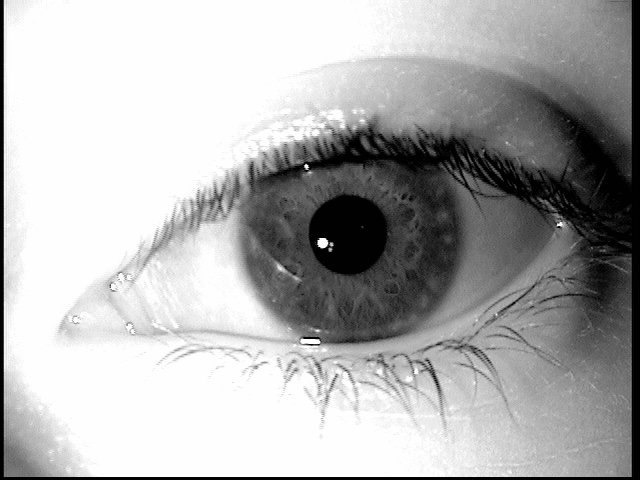
#> input picture iris1.jpg, 640 x 480 px
$ python main.py
#> lines starting #> are read from the running program, lines starting #| are printed output that depends on the picture; after the words box and inside, x2 and y2 are one past the last pixel; in counts of white or black regions, pixels touching at a corner belong together
import cv2
import numpy as np

# Our images
img1 = [r"iris1.jpg", 70, 100]
img2 = [r"iris2.jpg", 50, 70]
img3 = [r"iris3.jpg", 60, 100]
img4 = [r"iris4.jpg", 60, 50]
img5 = [r"iris5.jpg", 90, 110]
img6 = [r"iris6.jpg", 80, 80]

# Array to hold images
imgArr = [img1, img2, img3, img4, img5, img6]

for i in imgArr:

    # Preprocess image
    img = cv2.imread(i[0],0)
#> img is the input picture: shape (480, 640); min 0, max 255, mean 175.3
    img = cv2.medianBlur(img,5)
    img2 = cv2.imread(i[0])
    cimg = cv2.cvtColor(img,cv2.COLOR_GRAY2BGR)

    # Blank image used for cropping
    height, width = img.shape
#> height = 480; width = 640
    mask = np.zeros((height, width), np.uint8)

    # Use Hough transform for finding circles
    circles = cv2.HoughCircles(img,cv2.HOUGH_GRADIENT,1,20,
                                param1=i[1],param2=i[2],minRadius=0,maxRadius=0)
#> circles = [[351.5, 231.5, 111.9]]

    circles = np.uint16(np.around(circles))
#> circles = [[352, 232, 112]]

    # cirlces gives an array of center(x,y) and radius
    for j in circles[0,:]:

        # draw the outer circle
        cv2.circle(cimg,(j[0],j[1]),j[2],(0,255,0),2)

        # draw the center of the circle
        cv2.circle(cimg,(j[0],j[1]),2,(0,0,255),3)

        # Apply mask for cropping
        cv2.circle(mask, (j[0], j[1]), j[2], (255, 255, 255), -1)
        masked_data = cv2.bitwise_and(cimg, cimg, mask=mask)

        # Apply Threshold for cropping
        _, thresh = cv2.threshold(mask, 1, 255, cv2.THRESH_BINARY)

        # Use contours for cropping
        cnt = cv2.findContours(thresh, cv2.RETR_EXTERNAL, cv2.CHAIN_APPROX_SIMPLE)[0]

        # Our bounding box
        x, y, w, h = cv2.boundingRect(cnt[0])

        # Our new image with mask
        crop = masked_data[y:y + h, x:x + w]

        # Now we convert to polar coordinates
        value = np.sqrt(((crop.shape[0] / 2.0) ** 2.0) + ((crop.shape[1] / 2.0) ** 2.0))

        polar_image = cv2.linearPolar(crop, (crop.shape[0] / 2, crop.shape[1] / 2), value, cv2.WARP_FILL_OUTLIERS)

        polar_image = polar_image.astype(np.uint8)

        # Combine polar and cartesian coordinates
        frame = np.concatenate((crop, polar_image), axis=1)

        # Show the final image
        cv2.imshow("Iris", frame)
#> this loop made 1 pass
#> (j, x, y, w, h, value) on pass 1: ([352, 232, 112], 240, 120, 225, 225, 159.1)
#> pass 1, `masked_data = cv2.bitwise_and(cimg, cimg, mask=mask)`:
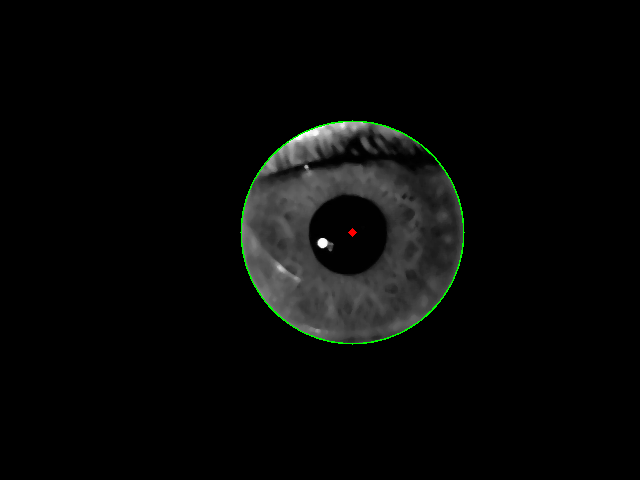
#> masked_data: shape (480, 640, 3); mean B, G, R 7.4, 8.2, 7.4
#> pass 1, `_, thresh = cv2.threshold(mask, 1, 255, cv2.THRESH_BINARY)`:
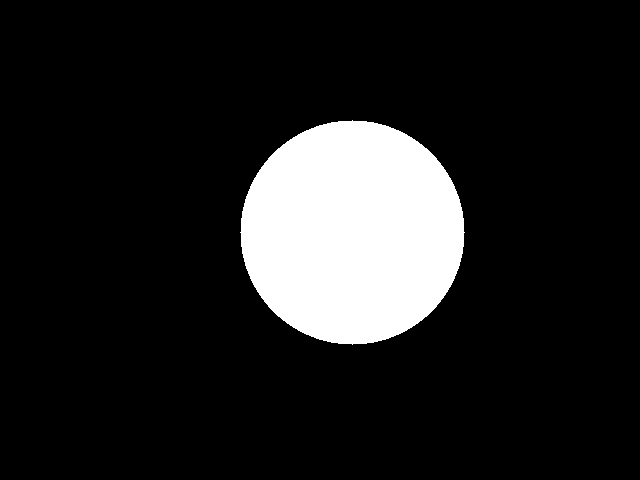
#> thresh: shape (480, 640); 12.8% white; 1 white region, box (x1, y1, x2, y2) and area: (240, 120, 465, 345) 39381
#> pass 1, `crop = masked_data[y:y + h, x:x + w]`:
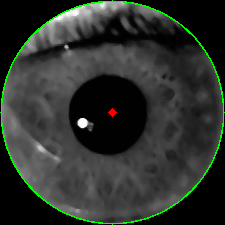
#> crop: shape (225, 225, 3); mean B, G, R 44.7, 50, 44.9
#> pass 1, `polar_image = cv2.linearPolar(crop, (crop.shape[0] / 2, crop.shape[1] ..`:
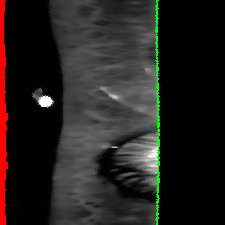
#> polar_image: shape (225, 225, 3); mean B, G, R 30.3, 32.7, 36.6
#> after the loop:
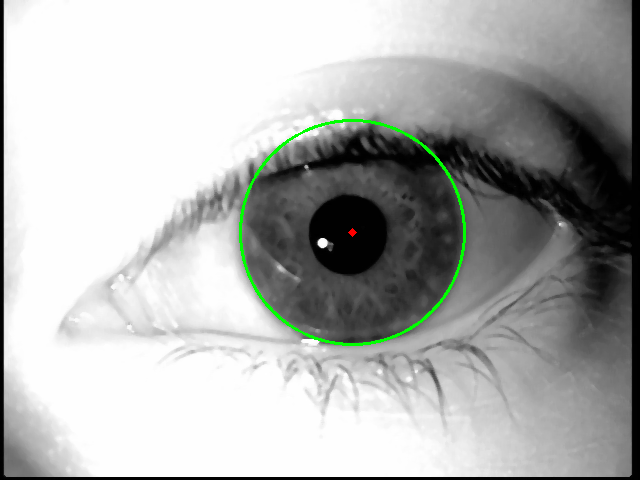
#> cimg: shape (480, 640, 3); mean B, G, R 174.7, 176.4, 174.7

    # Wait for user input to destroy window
    cv2.waitKey(0)
    cv2.destroyAllWindows()
#> pass 2 of the loop `for i in imgArr:`:
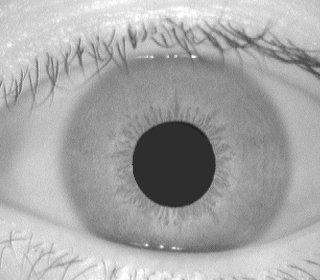
#> input picture iris2.jpg, 320 x 280 px
#> img is the input picture: shape (280, 320); min 24, max 255, mean 166.5
#> `circles = cv2.HoughCircles(img,cv2.HOUGH_GRADIENT,1,20, param1=i[1],pa..`: circles = [[175.5, 159.5, 112.1]]
#> `circles = np.uint16(np.around(circles))`: circles = [[176, 160, 112]]
#> the loop `for j in circles[0,:]:` made 1 pass
#> (j, x, y, w, h, value) on pass 1: ([176, 160, 112], 64, 48, 225, 225, 159.1)
#> pass 1, `_, thresh = cv2.threshold(mask, 1, 255, cv2.THRESH_BINARY)`:
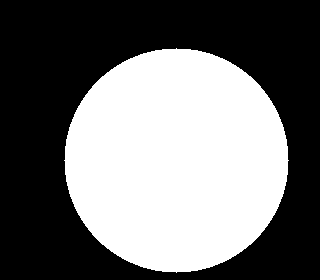
#> thresh: shape (280, 320); 44% white; 1 white region, box (x1, y1, x2, y2) and area: (64, 48, 289, 273) 39381
#> after the loop `for j in circles[0,:]:`:
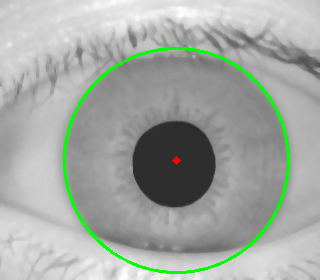
#> cimg: shape (280, 320, 3); mean B, G, R 162.6, 168.8, 162.8
#> pass 3 of the loop `for i in imgArr:`:
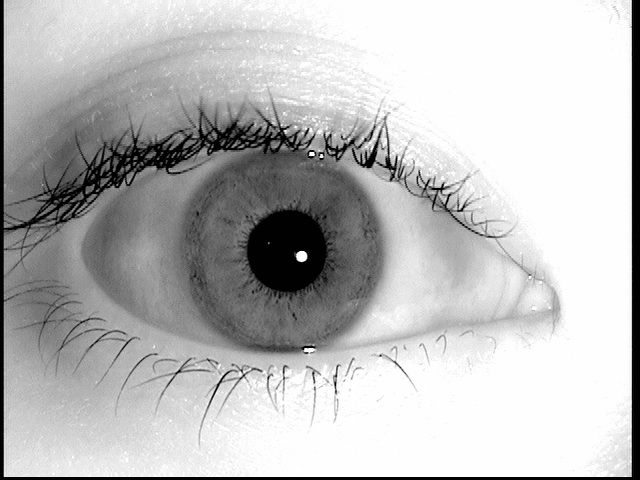
#> input picture iris3.jpg, 640 x 480 px
#> img is the input picture: shape (480, 640); min 0, max 255, mean 188.1
#> `circles = cv2.HoughCircles(img,cv2.HOUGH_GRADIENT,1,20, param1=i[1],pa..`: circles = [[280.5, 250.5, 103]]
#> `circles = np.uint16(np.around(circles))`: circles = [[280, 250, 103]]
#> the loop `for j in circles[0,:]:` made 1 pass
#> (j, x, y, w, h, value) on pass 1: ([280, 250, 103], 177, 147, 207, 207, 146.4)
#> pass 1, `_, thresh = cv2.threshold(mask, 1, 255, cv2.THRESH_BINARY)`:
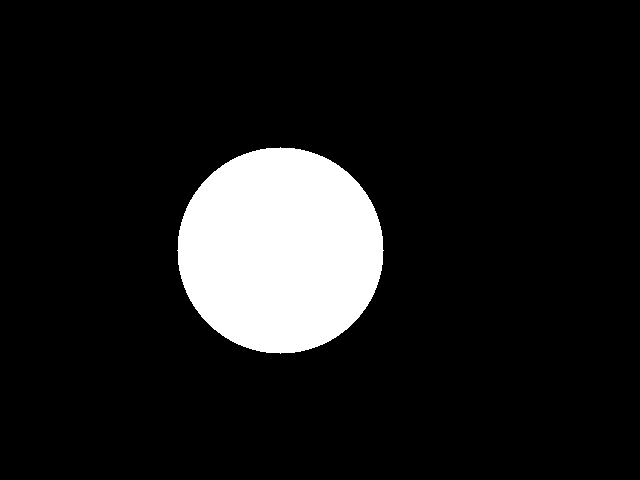
#> thresh: shape (480, 640); 10.8% white; 1 white region, box (x1, y1, x2, y2) and area: (177, 147, 384, 354) 33317
#> after the loop `for j in circles[0,:]:`:
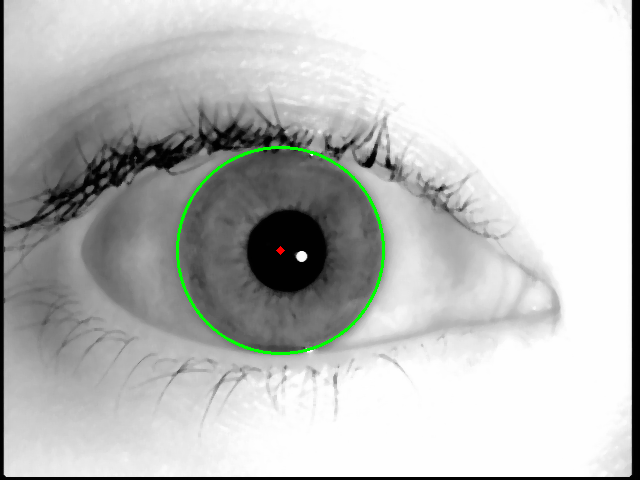
#> cimg: shape (480, 640, 3); mean B, G, R 187.9, 189.5, 187.9
#> the loop made 6 passes; the first 3 are shown
